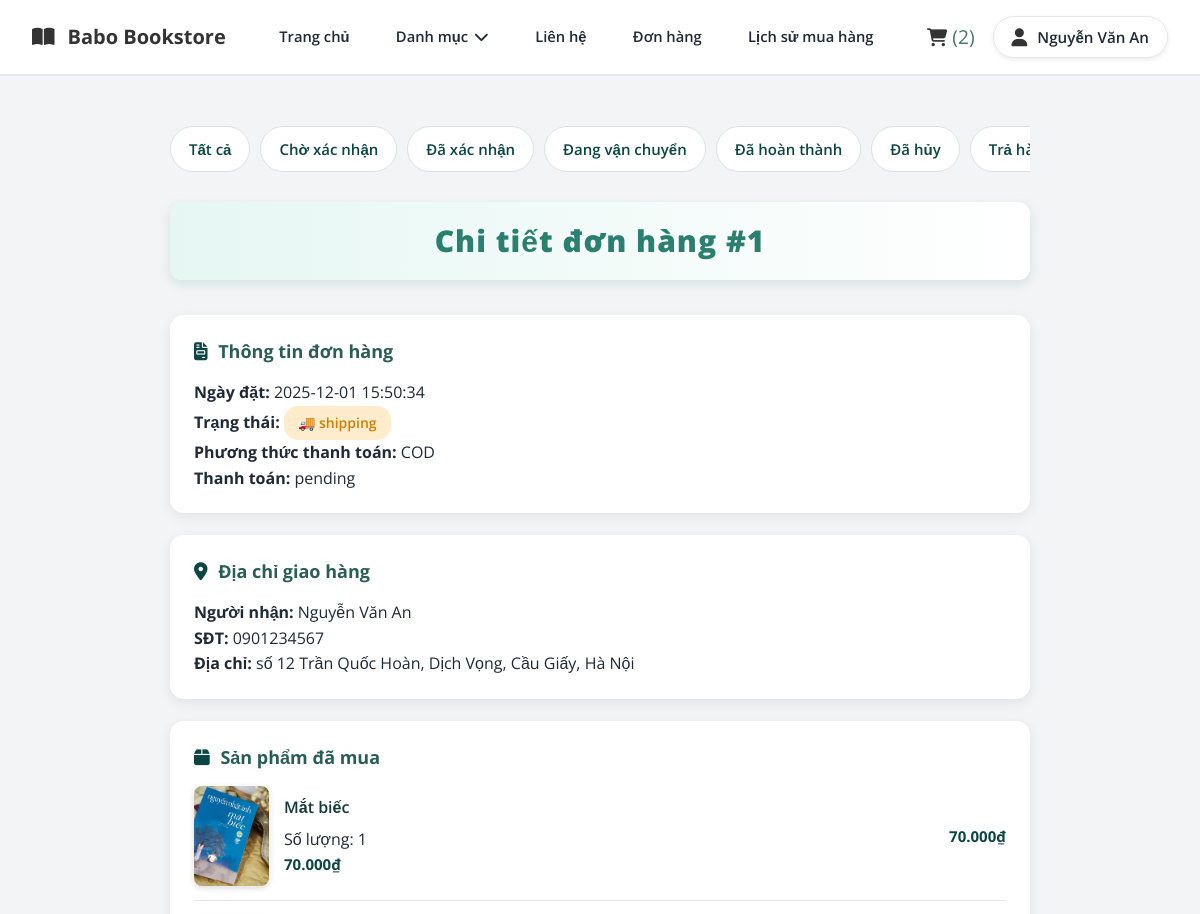
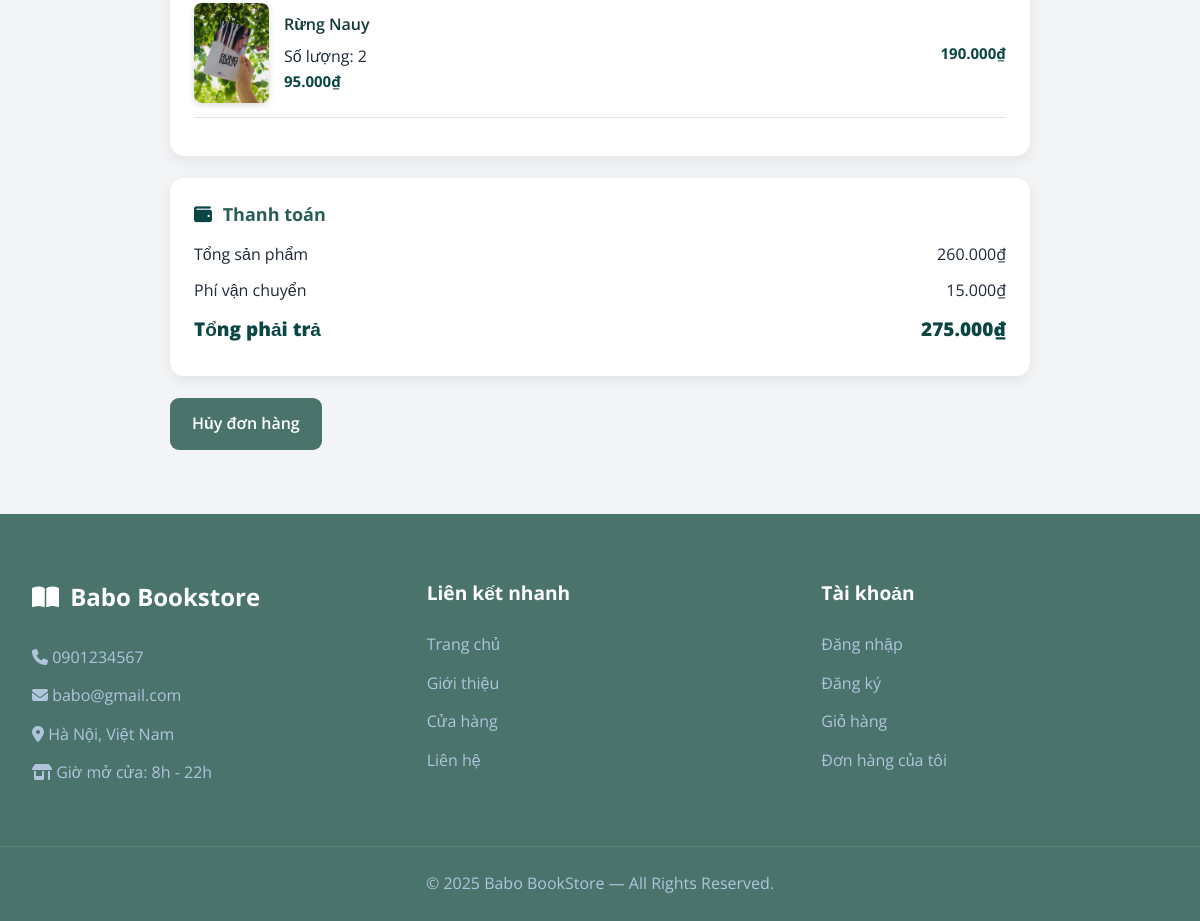
Screenshot of /order_detail.php?id=1 (signed in) with the database file from the repository (2 pictures, top to bottom).
### tables this page shows
CREATE TABLE `users` (
  `user_id` int(11) NOT NULL,
  `full_name` varchar(100) NOT NULL,
  `email` varchar(150) NOT NULL,
  `password` varchar(255) NOT NULL,
  `phone` varchar(20) NOT NULL,
  `gender` enum('Nữ','Nam','Khác','') NOT NULL,
  `dob` date NOT NULL,
  `role` enum('customer','admin','','') NOT NULL,
  `created_at` datetime NOT NULL DEFAULT current_timestamp(),
  `status` enum('active','banned','','') NOT NULL,
  `reset_token` varchar(64) DEFAULT NULL,
  `token_expiry` datetime DEFAULT NULL,
  `login_attempts` int(11) DEFAULT 0,
  `last_attempt` datetime DEFAULT NULL
);

CREATE TABLE `orders` (
  `order_id` int(11) NOT NULL,
  `user_id` int(11) NOT NULL,
  `address_id` int(11) NOT NULL,
  `order_date` datetime NOT NULL DEFAULT current_timestamp(),
  `total_amount` decimal(10,2) NOT NULL,
  `payment_method` enum('COD','online','','') NOT NULL,
  `payment_status` enum('pending','paid','failed','') NOT NULL,
  `shipping_fee` decimal(10,2) NOT NULL,
  `order_status` enum('pending','confirmed','shipping','completed','canceled','req_cancel','reject_cancel','req_return','accept_return','reject_return') NOT NULL,
  `previous_status` varchar(50) DEFAULT NULL
);

CREATE TABLE `addresses` (
  `address_id` int(11) NOT NULL,
  `user_id` int(11) NOT NULL,
  `receiver_name` varchar(100) NOT NULL,
  `receiver_phone` varchar(20) NOT NULL,
  `province` varchar(100) NOT NULL,
  `district` varchar(100) NOT NULL,
  `ward` varchar(100) NOT NULL,
  `specific_address` varchar(255) NOT NULL,
  `is_default` tinyint(1) NOT NULL
);

CREATE TABLE `order_items` (
  `id` int(11) NOT NULL,
  `order_id` int(11) NOT NULL,
  `book_id` int(11) NOT NULL,
  `quantity` int(11) NOT NULL,
  `price_at_order` decimal(10,2) NOT NULL
);

CREATE TABLE `books` (
  `book_id` int(11) NOT NULL,
  `title` varchar(255) NOT NULL,
  `slug` varchar(255) DEFAULT NULL,
  `description` text NOT NULL,
  `publish_year` year(4) NOT NULL,
  `pages` int(11) NOT NULL,
  `weight` int(11) NOT NULL,
  `cover_type` enum('hard','soft','','') NOT NULL,
  `price` decimal(10,2) NOT NULL,
  `discounted_price` decimal(10,2) NOT NULL,
  `stock_quantity` int(11) NOT NULL,
  `category_id` int(11) NOT NULL,
  `publisher_id` int(11) NOT NULL,
  `created_at` datetime NOT NULL DEFAULT current_timestamp(),
  `updated_at` datetime NOT NULL DEFAULT current_timestamp() ON UPDATE current_timestamp(),
  `status` enum('active','hidden','','') NOT NULL
);

### order_detail.php (the view, shortened to what this page needs)
<?php
include 'connect.php';
$order_id = intval($_GET['id']);
$user_id = intval($_SESSION['user_id']);
$order_query = "
    SELECT o.*, u.full_name
    FROM orders o
    JOIN users u ON o.user_id = u.user_id
    WHERE o.order_id = '$order_id' AND o.user_id = '$user_id'
    LIMIT 1
";
$order_result = mysqli_query($ocon, $order_query);
$order = mysqli_fetch_assoc($order_result);
$address = null;
if (!empty($order['address_id'])) {
    $addr_q = "
        SELECT *
        FROM addresses
        WHERE address_id = {$order['address_id']}
          AND user_id = $user_id
        LIMIT 1
    ";
    $addr_rs = mysqli_query($ocon, $addr_q);
    $address = mysqli_fetch_assoc($addr_rs);
}
$items_query = "
    SELECT
        oi.*, b.title,
        (SELECT url FROM images WHERE book_id = b.book_id LIMIT 1) AS book_image
    FROM order_items oi
    LEFT JOIN books b ON oi.book_id = b.book_id
    WHERE oi.order_id = '$order_id'
";
$items_result = mysqli_query($ocon, $items_query);
function e($v){ return htmlspecialchars($v, ENT_QUOTES, 'UTF-8'); }
$placeholder_img = "img/placeholder-book.png";
?>
<!DOCTYPE html>
<html lang="vi">
<head>
    <link rel="stylesheet" href="CSS/style.css">
     <link rel="stylesheet" href="CSS/order_detail.css">
      <link rel="stylesheet" href="CSS/order.css">
    <link rel="stylesheet" href="https://cdnjs.cloudflare.com/ajax/libs/font-awesome/6.4.0/css/all.min.css">
</head>
<body>
<?php include 'header.php'; ?>
<div class="order_detail_page">
<div class="detail_container">
    <div class="order_tabs">
    <a href="order.php?status=all" class="tab">Tất cả</a>
    <a href="order.php?status=pending" class="tab">Chờ xác nhận</a>
    <a href="order.php?status=confirmed" class="tab">Đã xác nhận</a>
    <a href="order.php?status=shipping" class="tab">Đang vận chuyển</a>
    <a href="order.php?status=completed" class="tab">Đã hoàn thành</a>
    <a href="order.php?status=canceled" class="tab">Đã hủy</a>
    <a href="order.php?status=return_requested" class="tab">Trả hàng</a>
</div>
    <h2>
        Chi tiết đơn hàng #<?= e($order_id) ?>
    </h2>
    <div class="detail_box">
        <h3><i class="fa-solid fa-file-invoice"></i> Thông tin đơn hàng</h3>
        <p><strong>Ngày đặt:</strong> <?= e($order['order_date']) ?></p>
        <p><strong>Trạng thái:</strong>
            <span class="status <?= e($order['order_status']) ?>">
                <?= e($order['order_status']) ?>
            </span>
        </p>
        <p><strong>Phương thức thanh toán:</strong> <?= e($order['payment_method']) ?></p>
        <p><strong>Thanh toán:</strong> <?= e($order['payment_status']) ?></p>
    </div>
    <div class="detail_box">
        <h3><i class="fa-solid fa-location-dot"></i> Địa chỉ giao hàng</h3>
        <?php if ($address): ?>
            <p><strong>Người nhận:</strong> <?= e($address['receiver_name']) ?></p>
            <p><strong>SĐT:</strong> <?= e($address['receiver_phone']) ?></p>
            <p>
                <strong>Địa chỉ:</strong>
                <?= e($address['specific_address']) ?>,
                <?= e($address['ward']) ?>,
                <?= e($address['district']) ?>,
                <?= e($address['province']) ?>
            </p>
        <?php else: ?>
            <p>Không có địa chỉ giao hàng</p>
        <?php endif; ?>
    </div>
    <div class="detail_box">
        <h3><i class="fa-solid fa-box"></i> Sản phẩm đã mua</h3>
        <?php while ($it = mysqli_fetch_assoc($items_result)):
            $img = $it['book_image'] ?: $placeholder_img;
            $qty = intval($it['quantity']);
            $price = floatval($it['price_at_order']);
            $subtotal = $qty * $price;
        ?>
            <div class="item_row">
                <img src="<?= e($img) ?>" class="item_img">
                <div class="item_info">
                    <div class="item_title"><?= e($it['title']) ?></div>
                    <div>Số lượng: <?= $qty ?></div>
                    <div class="item_price"><?= number_format($price,0,',','.') ?>₫</div>
                </div>
                <div class="item_price">
                    <?= number_format($subtotal,0,',','.') ?>₫
                </div>
            </div>
        <?php endwhile; ?>
    </div>
    <div class="detail_box">
        <h3><i class="fa-solid fa-wallet"></i> Thanh toán</h3>
        <div class="total_row">
            <span>Tổng sản phẩm</span>
            <span><?= number_format($order['total_amount'],0,',','.') ?>₫</span>
        </div>
        <div class="total_row">
            <span>Phí vận chuyển</span>
            <span><?= number_format($order['shipping_fee'],0,',','.') ?>₫</span>
        </div>
        <div class="total_row total_final">
            <span>Tổng phải trả</span>
            <span><?= number_format($order['total_amount'] + $order['shipping_fee'],0,',','.') ?>₫</span>
        </div>
    </div>
<?php
$status = strtolower(trim($order['order_status']));
?>
<div class="action_buttons">
    <?php
    if ($status == 'canceled') {
    }
    else { ?>
        <a href="cancel_order.php?id=<?= $order_id ?>"
           class="cancel_btn"
           onclick="return confirm('Bạn có chắc chắn muốn hủy đơn hàng này không?');">
            Hủy đơn hàng
        </a>
    <?php } ?>
</div>
</div>
</div>
<?php include 'footer.php'; ?>
</body>
</html>

### header.php (shortened to what this page needs)
<?php
include 'connect.php';
$cart_id = 0;
$user_name = "";
if (isset($_SESSION['user_id'])) {
    $user_id = $_SESSION['user_id'];
    $user_query = mysqli_query($ocon, "SELECT full_name, role FROM users WHERE user_id = '$user_id'");
    if ($user = mysqli_fetch_assoc($user_query)) {
        $user_name = $user['full_name'];
    }
    $cart_query = mysqli_query($ocon, "SELECT cart_id FROM carts WHERE user_id = '$user_id'");
    if (mysqli_num_rows($cart_query) > 0) {
        $cart = mysqli_fetch_assoc($cart_query);
        $cart_id = $cart['cart_id'];
    } else {
        mysqli_query($ocon, "INSERT INTO carts(user_id) VALUES('$user_id')");
        $cart_id = mysqli_insert_id($ocon);
    }
}
$total_cart_items = 0;
if ($cart_id > 0) {
    $count_cart_items = mysqli_query($ocon, "SELECT * FROM cart_items WHERE cart_id = '$cart_id'");
    $total_cart_items = mysqli_num_rows($count_cart_items);
}
?>
<link rel="stylesheet" href="CSS/header.css">
<header class="user_header">
    <div class="header_1">
        <div class="user_flex">
            <a href="index.php" class="book_logo">
                <i class="fas fa-book-open"></i> Babo Bookstore
            </a>
            <nav class="navbar">
                <a href="index.php">Trang chủ</a>
                <div class="category_menu">
    <a href="javascript:void(0)" class="category_btn">Danh mục <i class="fas fa-chevron-down"></i></a>
</div>
                <a href="#">Liên hệ</a>
                <a href="order.php">Đơn hàng</a>
                <a href="purchase_history.php">Lịch sử mua hàng</a>
            </nav>
            <div class="icons">
                <a href="cart.php">
                    <i class="fas fa-shopping-cart"></i>
                    <span>(<?php echo $total_cart_items; ?>)</span>
                </a>
                <div class="user-menu">
                    <div id="user-btn" class="user_box">
    <i class="fas fa-user"></i>
    <span><?= $user_name ?: "Tài khoản" ?></span>
</div>
                </div>
            </div>
        </div>
    </div>
</header>

### CSS/style.css (style rules this page uses)
:root { --primary-color: #4a746b; --accent-color: #0b4644; --light-blue: #EFF6FF; --orange: #F59E0B; --text-color: #1F2937; --light-text: #4B5563; --white: #ffffff; --border-radius: 12px; --shadow: 0 10px 15px -3px rgba(0, 0, 0, 0.1), 0 4px 6px -2px rgba(0, 0, 0, 0.05); --transition: all 0.3s ease; }
* { margin: 0; padding: 0; box-sizing: border-box; font-family: 'Open Sans', sans-serif; text-decoration: none; list-style: none; border: none; outline: none; }
body { background-color: #f3f4f6; color: var(--text-color); line-height: 1.6; }
.user_header .header_1 { background-color: var(--white); border-bottom: 1px solid #e2e8f0; }
.user_flex { max-width: 1200px; margin: 0 auto; padding: 1rem 2rem; display: flex; align-items: center; justify-content: space-between; }
.book_logo { font-size: 1.5rem; font-weight: 700; color: var(--primary-color); display: flex; align-items: center; gap: 0.5rem; }
.user_flex .navbar { display: flex; gap: 2rem; }
.user_flex .navbar a { font-size: 1rem; color: var(--text-color); font-weight: 500; transition: var(--transition); }
.icons { display: flex; gap: 1.2rem; }
.icons a { font-size: 1.2rem; color: var(--primary-color); transition: var(--transition); }
.user_box { display: flex; align-items: center; gap: 10px; padding: 8px 18px; background: var(--white); border: 1px solid #e5e7eb; border-radius: 50px; box-shadow: 0 2px 5px rgba(0,0,0,0.08); transition: var(--transition); cursor: pointer; }
.user_box i { font-size: 1.3rem; color: var(--primary-color); }
.user_box span { font-size: 0.95rem; font-weight: 600; color: var(--text-color); white-space: nowrap; }
.user_flex .navbar { display: flex; align-items: center; gap: 1.4rem; }
.user_flex .navbar a { font-size: 0.92rem; font-weight: 600; color: var(--text-color); white-space: nowrap; transition: var(--transition); }
.category_menu .category_btn { font-size: 0.92rem !important; font-weight: 600; white-space: nowrap; }

### CSS/order_detail.css (style rules this page uses)
.detail_container { max-width: 900px; margin: 40px auto; padding: 0 20px; font-family: "Inter", sans-serif; }
.detail_container h2 { font-size: 30px; font-weight: 800; color: var(--main-green); text-align: center; margin-bottom: 35px; padding: 15px 20px; border-radius: 12px; background: linear-gradient(90deg, #e6f7f3, #ffffff); box-shadow: 0 4px 12px rgba(42, 127, 111, 0.15); letter-spacing: 1px; display: flex; justify-content: center; align-items: center; gap: 12px; }
.detail_box { background: #ffffff; padding: 22px 24px; border-radius: 14px; box-shadow: 0 4px 14px rgba(0,0,0,0.07); margin-bottom: 22px; transition: 0.25s; }
.detail_box h3 { font-size: 18px; margin-bottom: 14px; color: #295e57; font-weight: 650; }
.detail_box i { margin-right: 6px; color: #0b4644; }
.item_row { display: flex; align-items: center; margin-bottom: 16px; border-bottom: 1px solid #e5e5e5; padding-bottom: 14px; }
.item_img { width: 75px; height: 100px; object-fit: cover; border-radius: 8px; margin-right: 15px; box-shadow: 0 2px 6px rgba(0,0,0,0.15); }
.item_info { flex: 1; }
.item_title { font-weight: 600; margin-bottom: 6px; font-size: 16px; color: #123a39; }
.item_price { font-weight: 700; color: #0b4644; font-size: 15px; }
.total_row { display: flex; justify-content: space-between; margin-bottom: 10px; font-size: 16px; }
.total_final { font-weight: 750; font-size: 19px; color: #0b4644; }
.status { padding: 6px 14px; border-radius: 14px; font-weight: 600; font-size: 14px; }
.status.shipping { background: #ffe8c6; color: #f08c00; }
.cancel_btn { display: inline-block; padding: 13px 22px; background: #4a746b; color: #fff; border-radius: 9px; font-weight: 600; text-decoration: none; transition: 0.25s; }
.order_detail_page .order_tabs { display: flex; gap: 10px; overflow-x: auto; padding: 10px 0 20px 0; margin-bottom: 10px; }
.order_detail_page .order_tabs .tab { padding: 10px 18px; background: #ffffff; border: 1px solid #d9e2e1; border-radius: 25px; color: #0b4644; font-weight: 600; white-space: nowrap; transition: 0.25s; }
.order_detail_page .order_tabs { display: flex; gap: 10px; overflow-x: auto; padding: 10px 0 20px 0; margin-bottom: 10px; -ms-overflow-style: none; scrollbar-width: none; }

### rows the page displays
users: full_name "Nguyễn Văn An"
orders: order_date "2025-12-01 15:50:34", order_status "shipping", payment_method "COD", payment_status "pending", total_amount "260.000", shipping_fee "15.000", $order['total_amount'] + $order['shipping_fee'] "275.000"
addresses: receiver_name "Nguyễn Văn An", receiver_phone "0901234567", specific_address "số 12 Trần Quốc Hoàn", ward "Dịch Vọng", district "Cầu Giấy", province "Hà Nội"
order_items: shows a picture, book.title "Mắt biếc", quantity "1", price_at_order "70.000", subtotal "70.000"
order_items: shows a picture, book.title "Rừng Nauy", quantity "2", price_at_order "95.000", subtotal "190.000"

### other values shown
$total_cart_items "2"
$order_id "1"
